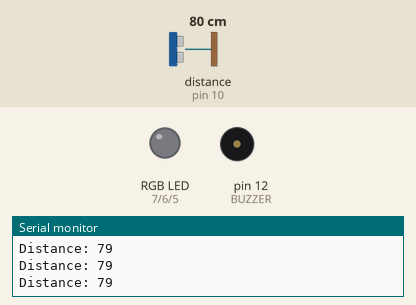
Recording of a sketch running on a simulated Arduino Uno, built with avr-gcc and run on an emulated ATmega328P. Shown: an RGB LED mixed from three pins (HIGH = lit), buzzer (waves = sounding), the last lines printed to the serial monitor. Wiring (inferred from the names in the program): ultrasonic range finder: trigger pin 9; echo pin 10. Inputs (shaded band) come from the test bench; at power-on: distance to the obstacle (sensor on pin 10) 80 cm. The echo pulse lasts 58.3 µs per cm; pins used as bus, display or sensor lines are not drawn.

Above: at 1.2 s.
1.3 s: distance to the obstacle (sensor on pin 10) set to 40 cm
2.8 s: distance to the obstacle (sensor on pin 10) set to 34 cm
At 3.3 s:
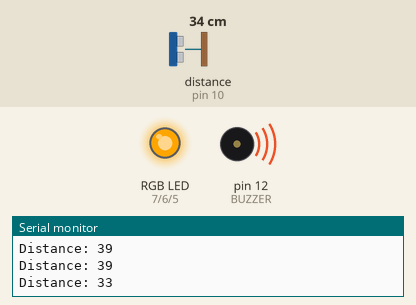
4.3 s: distance to the obstacle (sensor on pin 10) set to 120 cm
At 4.9 s:
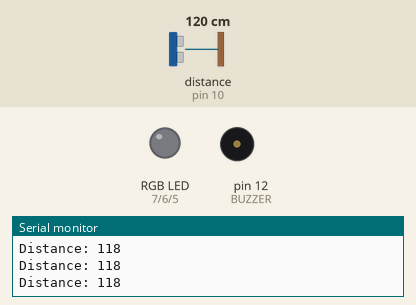
7.3 s: distance to the obstacle (sensor on pin 10) set to 2 cm
At 7.9 s:
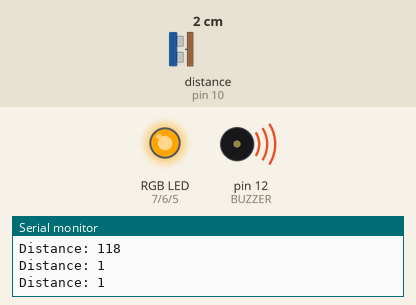
8.8 s: distance to the obstacle (sensor on pin 10) set to 60 cm
At 9.3 s:
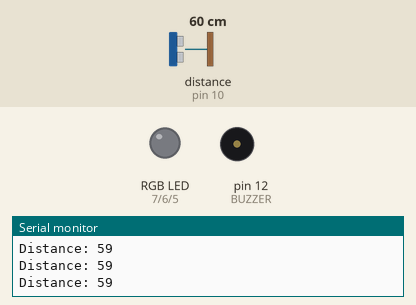
Timing chart, 0 to 11.3 s (numbered marks = the images above; inputs shaded):
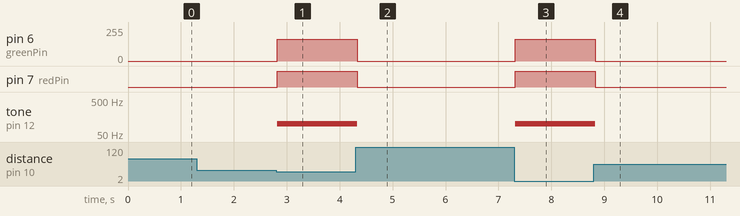

Measured:
- the behaviour switches between 37 and 36 cm on distance to the obstacle (sensor on pin 10) (found by bisection; images 0 and 1)
- after the input at 2.8 s, pin 6 (greenPin): 0/255 → 165/255 at once; pin 7 (redPin): LOW → HIGH at once; tone on pin 12 (BUZZER): silent → 100 Hz at once
- after the input at 4.3 s, pin 6 (greenPin): 165/255 → 0/255 at once; pin 7 (redPin): HIGH → LOW at once; tone on pin 12 (BUZZER): 100 Hz → silent at once
- after the input at 7.3 s, pin 6 (greenPin): 0/255 → 165/255 at once; pin 7 (redPin): LOW → HIGH at once; tone on pin 12 (BUZZER): silent → 100 Hz at once
- after the input at 8.8 s, pin 6 (greenPin): 165/255 → 0/255 at once; pin 7 (redPin): HIGH → LOW at once; tone on pin 12 (BUZZER): 100 Hz → silent at once

The sketch:

Ultrasonic_LED_Speaker.ino
```cpp
// defines pins numbers for ultrasonic
const int trigPin = 9;
const int echoPin = 10;

// define pins numbers for LED
int redPin= 7;
int greenPin = 6;
int bluePin = 5;

// define pin numver for speaker
#define BUZZER 12

// defines variables for ultrasonic
long duration;
int distance;

void setup() {
  // ultrasonic pin setup
  pinMode(trigPin, OUTPUT); // Sets the trigPin as an Output
  pinMode(echoPin, INPUT); // Sets the echoPin as an Input

  // LED pin setup
  pinMode(redPin, OUTPUT);
  pinMode(greenPin, OUTPUT);
  pinMode(bluePin, OUTPUT);

  // speaker pin setup
  pinMode(BUZZER, OUTPUT);

  Serial.begin(9600); // Starts the serial communication
}
void loop() {
  // Clears the trigPin
  digitalWrite(trigPin, LOW);
  delayMicroseconds(2);
  // Sets the trigPin on HIGH state for 10 micro seconds
  digitalWrite(trigPin, HIGH);
  delayMicroseconds(10);
  digitalWrite(trigPin, LOW);
  // Reads the echoPin, returns the sound wave travel time in microseconds
  duration = pulseIn(echoPin, HIGH);
  // Calculating the distance in cm
  distance = duration * 0.034 / 2;
  // Prints the distance on the Serial Monitor
  Serial.print("Distance: ");
  Serial.println(distance);

  if (distance <= 35) {
    setColor(255, 165, 0); // Orange Color
    tone(BUZZER, 100); //Set the voltage to high and makes a noise
    delay(500); // helps get rid of flickering
  } else {
    noTone(BUZZER); //Sets the voltage to low and makes no noise
    setColor(0,0,0); // turn LED off
  }
}

// funciton to set color of RGB LED
void setColor(int redValue, int greenValue, int blueValue) {
  analogWrite(redPin, redValue);
  analogWrite(greenPin, greenValue);
  analogWrite(bluePin, blueValue);
}
```
